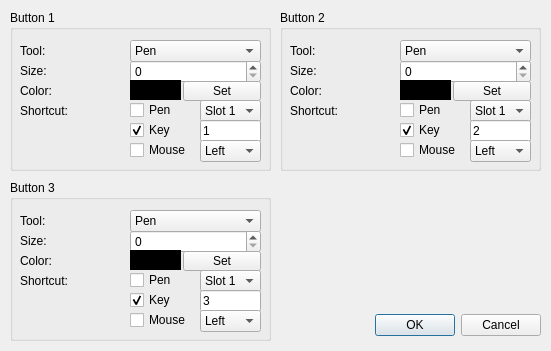
<?xml version="1.0" encoding="UTF-8"?>
<ui version="4.0">
 <class>SettingsDialog</class>
 <widget class="QDialog" name="SettingsDialog">
  <property name="windowModality">
   <enum>Qt::ApplicationModal</enum>
  </property>
  <property name="geometry">
   <rect>
    <x>0</x>
    <y>0</y>
    <width>551</width>
    <height>351</height>
   </rect>
  </property>
  <property name="sizePolicy">
   <sizepolicy hsizetype="Fixed" vsizetype="Fixed">
    <horstretch>0</horstretch>
    <verstretch>0</verstretch>
   </sizepolicy>
  </property>
  <property name="windowTitle">
   <string>Dialog</string>
  </property>
  <widget class="QDialogButtonBox" name="buttonBox">
   <property name="geometry">
    <rect>
     <x>330</x>
     <y>310</y>
     <width>211</width>
     <height>31</height>
    </rect>
   </property>
   <property name="orientation">
    <enum>Qt::Horizontal</enum>
   </property>
   <property name="standardButtons">
    <set>QDialogButtonBox::Cancel|QDialogButtonBox::Ok</set>
   </property>
  </widget>
  <widget class="QGroupBox" name="groupBox">
   <property name="geometry">
    <rect>
     <x>10</x>
     <y>10</y>
     <width>261</width>
     <height>161</height>
    </rect>
   </property>
   <property name="title">
    <string>Button 1</string>
   </property>
   <widget class="QLabel" name="label">
    <property name="geometry">
     <rect>
      <x>10</x>
      <y>30</y>
      <width>59</width>
      <height>21</height>
     </rect>
    </property>
    <property name="text">
     <string>Tool:</string>
    </property>
   </widget>
   <widget class="QComboBox" name="toolBox">
    <property name="geometry">
     <rect>
      <x>120</x>
      <y>30</y>
      <width>131</width>
      <height>22</height>
     </rect>
    </property>
    <item>
     <property name="text">
      <string>Pen</string>
     </property>
    </item>
    <item>
     <property name="text">
      <string>Eraser</string>
     </property>
    </item>
    <item>
     <property name="text">
      <string>Bucket</string>
     </property>
    </item>
   </widget>
   <widget class="QLabel" name="label_2">
    <property name="geometry">
     <rect>
      <x>10</x>
      <y>50</y>
      <width>59</width>
      <height>21</height>
     </rect>
    </property>
    <property name="text">
     <string>Size:</string>
    </property>
   </widget>
   <widget class="QSpinBox" name="spinBox">
    <property name="geometry">
     <rect>
      <x>120</x>
      <y>50</y>
      <width>131</width>
      <height>23</height>
     </rect>
    </property>
   </widget>
   <widget class="QLabel" name="label_3">
    <property name="geometry">
     <rect>
      <x>10</x>
      <y>70</y>
      <width>59</width>
      <height>21</height>
     </rect>
    </property>
    <property name="text">
     <string>Color:</string>
    </property>
   </widget>
   <widget class="QLabel" name="colorPreview">
    <property name="geometry">
     <rect>
      <x>120</x>
      <y>70</y>
      <width>51</width>
      <height>20</height>
     </rect>
    </property>
    <property name="styleSheet">
     <string notr="true">background-color: rgb(0, 0, 0);</string>
    </property>
    <property name="text">
     <string/>
    </property>
   </widget>
   <widget class="QPushButton" name="setColor">
    <property name="geometry">
     <rect>
      <x>173</x>
      <y>71</y>
      <width>78</width>
      <height>20</height>
     </rect>
    </property>
    <property name="text">
     <string>Set</string>
    </property>
   </widget>
   <widget class="QLabel" name="label_4">
    <property name="geometry">
     <rect>
      <x>10</x>
      <y>90</y>
      <width>59</width>
      <height>21</height>
     </rect>
    </property>
    <property name="text">
     <string>Shortcut:</string>
    </property>
   </widget>
   <widget class="QComboBox" name="penCombo">
    <property name="geometry">
     <rect>
      <x>190</x>
      <y>90</y>
      <width>61</width>
      <height>22</height>
     </rect>
    </property>
    <item>
     <property name="text">
      <string>Slot 1</string>
     </property>
    </item>
    <item>
     <property name="text">
      <string>Slot 2</string>
     </property>
    </item>
    <item>
     <property name="text">
      <string>Slot 3</string>
     </property>
    </item>
   </widget>
   <widget class="QLineEdit" name="keyLine">
    <property name="geometry">
     <rect>
      <x>190</x>
      <y>110</y>
      <width>61</width>
      <height>22</height>
     </rect>
    </property>
    <property name="text">
     <string>1</string>
    </property>
   </widget>
   <widget class="QCheckBox" name="penBox">
    <property name="geometry">
     <rect>
      <x>120</x>
      <y>90</y>
      <width>85</width>
      <height>20</height>
     </rect>
    </property>
    <property name="text">
     <string>Pen</string>
    </property>
   </widget>
   <widget class="QCheckBox" name="keyBox">
    <property name="geometry">
     <rect>
      <x>120</x>
      <y>110</y>
      <width>85</width>
      <height>20</height>
     </rect>
    </property>
    <property name="text">
     <string>Key</string>
    </property>
    <property name="checked">
     <bool>true</bool>
    </property>
   </widget>
   <widget class="QCheckBox" name="mouseBox">
    <property name="geometry">
     <rect>
      <x>120</x>
      <y>130</y>
      <width>85</width>
      <height>20</height>
     </rect>
    </property>
    <property name="text">
     <string>Mouse</string>
    </property>
    <property name="checked">
     <bool>false</bool>
    </property>
   </widget>
   <widget class="QComboBox" name="mouseCombo">
    <property name="geometry">
     <rect>
      <x>190</x>
      <y>130</y>
      <width>61</width>
      <height>22</height>
     </rect>
    </property>
    <item>
     <property name="text">
      <string>Left</string>
     </property>
    </item>
    <item>
     <property name="text">
      <string>Middle</string>
     </property>
    </item>
    <item>
     <property name="text">
      <string>Right</string>
     </property>
    </item>
   </widget>
  </widget>
  <widget class="QGroupBox" name="groupBox_2">
   <property name="geometry">
    <rect>
     <x>280</x>
     <y>10</y>
     <width>261</width>
     <height>161</height>
    </rect>
   </property>
   <property name="title">
    <string>Button 2</string>
   </property>
   <widget class="QLabel" name="label_5">
    <property name="geometry">
     <rect>
      <x>10</x>
      <y>30</y>
      <width>59</width>
      <height>21</height>
     </rect>
    </property>
    <property name="text">
     <string>Tool:</string>
    </property>
   </widget>
   <widget class="QComboBox" name="toolBox_2">
    <property name="geometry">
     <rect>
      <x>120</x>
      <y>30</y>
      <width>131</width>
      <height>22</height>
     </rect>
    </property>
    <item>
     <property name="text">
      <string>Pen</string>
     </property>
    </item>
    <item>
     <property name="text">
      <string>Eraser</string>
     </property>
    </item>
    <item>
     <property name="text">
      <string>Bucket</string>
     </property>
    </item>
   </widget>
   <widget class="QLabel" name="label_6">
    <property name="geometry">
     <rect>
      <x>10</x>
      <y>50</y>
      <width>59</width>
      <height>21</height>
     </rect>
    </property>
    <property name="text">
     <string>Size:</string>
    </property>
   </widget>
   <widget class="QSpinBox" name="spinBox_2">
    <property name="geometry">
     <rect>
      <x>120</x>
      <y>50</y>
      <width>131</width>
      <height>23</height>
     </rect>
    </property>
   </widget>
   <widget class="QLabel" name="label_7">
    <property name="geometry">
     <rect>
      <x>10</x>
      <y>70</y>
      <width>59</width>
      <height>21</height>
     </rect>
    </property>
    <property name="text">
     <string>Color:</string>
    </property>
   </widget>
   <widget class="QLabel" name="colorPreview_2">
    <property name="geometry">
     <rect>
      <x>120</x>
      <y>70</y>
      <width>51</width>
      <height>20</height>
     </rect>
    </property>
    <property name="styleSheet">
     <string notr="true">background-color: rgb(0, 0, 0);</string>
    </property>
    <property name="text">
     <string/>
    </property>
   </widget>
   <widget class="QPushButton" name="setColor_2">
    <property name="geometry">
     <rect>
      <x>173</x>
      <y>71</y>
      <width>78</width>
      <height>20</height>
     </rect>
    </property>
    <property name="text">
     <string>Set</string>
    </property>
   </widget>
   <widget class="QLabel" name="label_8">
    <property name="geometry">
     <rect>
      <x>10</x>
      <y>90</y>
      <width>59</width>
      <height>21</height>
     </rect>
    </property>
    <property name="text">
     <string>Shortcut:</string>
    </property>
   </widget>
   <widget class="QComboBox" name="penCombo_2">
    <property name="geometry">
     <rect>
      <x>190</x>
      <y>90</y>
      <width>61</width>
      <height>22</height>
     </rect>
    </property>
    <item>
     <property name="text">
      <string>Slot 1</string>
     </property>
    </item>
    <item>
     <property name="text">
      <string>Slot 2</string>
     </property>
    </item>
    <item>
     <property name="text">
      <string>Slot 3</string>
     </property>
    </item>
   </widget>
   <widget class="QLineEdit" name="keyLine_2">
    <property name="geometry">
     <rect>
      <x>190</x>
      <y>110</y>
      <width>61</width>
      <height>22</height>
     </rect>
    </property>
    <property name="text">
     <string>2</string>
    </property>
   </widget>
   <widget class="QCheckBox" name="penBox_2">
    <property name="geometry">
     <rect>
      <x>120</x>
      <y>90</y>
      <width>85</width>
      <height>20</height>
     </rect>
    </property>
    <property name="text">
     <string>Pen</string>
    </property>
   </widget>
   <widget class="QCheckBox" name="keyBox_2">
    <property name="geometry">
     <rect>
      <x>120</x>
      <y>110</y>
      <width>85</width>
      <height>20</height>
     </rect>
    </property>
    <property name="text">
     <string>Key</string>
    </property>
    <property name="checked">
     <bool>true</bool>
    </property>
   </widget>
   <widget class="QCheckBox" name="mouseBox_2">
    <property name="geometry">
     <rect>
      <x>120</x>
      <y>130</y>
      <width>85</width>
      <height>20</height>
     </rect>
    </property>
    <property name="text">
     <string>Mouse</string>
    </property>
    <property name="checked">
     <bool>false</bool>
    </property>
   </widget>
   <widget class="QComboBox" name="mouseCombo_2">
    <property name="geometry">
     <rect>
      <x>190</x>
      <y>130</y>
      <width>61</width>
      <height>22</height>
     </rect>
    </property>
    <item>
     <property name="text">
      <string>Left</string>
     </property>
    </item>
    <item>
     <property name="text">
      <string>Middle</string>
     </property>
    </item>
    <item>
     <property name="text">
      <string>Right</string>
     </property>
    </item>
   </widget>
  </widget>
  <widget class="QGroupBox" name="groupBox_3">
   <property name="geometry">
    <rect>
     <x>10</x>
     <y>180</y>
     <width>261</width>
     <height>161</height>
    </rect>
   </property>
   <property name="title">
    <string>Button 3</string>
   </property>
   <widget class="QLabel" name="label_9">
    <property name="geometry">
     <rect>
      <x>10</x>
      <y>30</y>
      <width>59</width>
      <height>21</height>
     </rect>
    </property>
    <property name="text">
     <string>Tool:</string>
    </property>
   </widget>
   <widget class="QComboBox" name="toolBox_3">
    <property name="geometry">
     <rect>
      <x>120</x>
      <y>30</y>
      <width>131</width>
      <height>22</height>
     </rect>
    </property>
    <item>
     <property name="text">
      <string>Pen</string>
     </property>
    </item>
    <item>
     <property name="text">
      <string>Eraser</string>
     </property>
    </item>
    <item>
     <property name="text">
      <string>Bucket</string>
     </property>
    </item>
   </widget>
   <widget class="QLabel" name="label_10">
    <property name="geometry">
     <rect>
      <x>10</x>
      <y>50</y>
      <width>59</width>
      <height>21</height>
     </rect>
    </property>
    <property name="text">
     <string>Size:</string>
    </property>
   </widget>
   <widget class="QSpinBox" name="spinBox_3">
    <property name="geometry">
     <rect>
      <x>120</x>
      <y>50</y>
      <width>131</width>
      <height>23</height>
     </rect>
    </property>
   </widget>
   <widget class="QLabel" name="label_11">
    <property name="geometry">
     <rect>
      <x>10</x>
      <y>70</y>
      <width>59</width>
      <height>21</height>
     </rect>
    </property>
    <property name="text">
     <string>Color:</string>
    </property>
   </widget>
   <widget class="QLabel" name="colorPreview_3">
    <property name="geometry">
     <rect>
      <x>120</x>
      <y>70</y>
      <width>51</width>
      <height>20</height>
     </rect>
    </property>
    <property name="styleSheet">
     <string notr="true">background-color: rgb(0, 0, 0);</string>
    </property>
    <property name="text">
     <string/>
    </property>
   </widget>
   <widget class="QPushButton" name="setColor_3">
    <property name="geometry">
     <rect>
      <x>173</x>
      <y>71</y>
      <width>78</width>
      <height>20</height>
     </rect>
    </property>
    <property name="text">
     <string>Set</string>
    </property>
   </widget>
   <widget class="QLabel" name="label_12">
    <property name="geometry">
     <rect>
      <x>10</x>
      <y>90</y>
      <width>59</width>
      <height>21</height>
     </rect>
    </property>
    <property name="text">
     <string>Shortcut:</string>
    </property>
   </widget>
   <widget class="QComboBox" name="penCombo_3">
    <property name="geometry">
     <rect>
      <x>190</x>
      <y>90</y>
      <width>61</width>
      <height>22</height>
     </rect>
    </property>
    <item>
     <property name="text">
      <string>Slot 1</string>
     </property>
    </item>
    <item>
     <property name="text">
      <string>Slot 2</string>
     </property>
    </item>
    <item>
     <property name="text">
      <string>Slot 3</string>
     </property>
    </item>
   </widget>
   <widget class="QLineEdit" name="keyLine_3">
    <property name="geometry">
     <rect>
      <x>190</x>
      <y>110</y>
      <width>61</width>
      <height>22</height>
     </rect>
    </property>
    <property name="text">
     <string>3</string>
    </property>
   </widget>
   <widget class="QCheckBox" name="penBox_3">
    <property name="geometry">
     <rect>
      <x>120</x>
      <y>90</y>
      <width>85</width>
      <height>20</height>
     </rect>
    </property>
    <property name="text">
     <string>Pen</string>
    </property>
   </widget>
   <widget class="QCheckBox" name="keyBox_3">
    <property name="geometry">
     <rect>
      <x>120</x>
      <y>110</y>
      <width>85</width>
      <height>20</height>
     </rect>
    </property>
    <property name="text">
     <string>Key</string>
    </property>
    <property name="checked">
     <bool>true</bool>
    </property>
   </widget>
   <widget class="QCheckBox" name="mouseBox_3">
    <property name="geometry">
     <rect>
      <x>120</x>
      <y>130</y>
      <width>85</width>
      <height>20</height>
     </rect>
    </property>
    <property name="text">
     <string>Mouse</string>
    </property>
    <property name="checked">
     <bool>false</bool>
    </property>
   </widget>
   <widget class="QComboBox" name="mouseCombo_3">
    <property name="geometry">
     <rect>
      <x>190</x>
      <y>130</y>
      <width>61</width>
      <height>22</height>
     </rect>
    </property>
    <item>
     <property name="text">
      <string>Left</string>
     </property>
    </item>
    <item>
     <property name="text">
      <string>Middle</string>
     </property>
    </item>
    <item>
     <property name="text">
      <string>Right</string>
     </property>
    </item>
   </widget>
  </widget>
 </widget>
 <resources/>
 <connections>
  <connection>
   <sender>buttonBox</sender>
   <signal>accepted()</signal>
   <receiver>SettingsDialog</receiver>
   <slot>accept()</slot>
   <hints>
    <hint type="sourcelabel">
     <x>248</x>
     <y>254</y>
    </hint>
    <hint type="destinationlabel">
     <x>157</x>
     <y>274</y>
    </hint>
   </hints>
  </connection>
  <connection>
   <sender>buttonBox</sender>
   <signal>rejected()</signal>
   <receiver>SettingsDialog</receiver>
   <slot>reject()</slot>
   <hints>
    <hint type="sourcelabel">
     <x>316</x>
     <y>260</y>
    </hint>
    <hint type="destinationlabel">
     <x>286</x>
     <y>274</y>
    </hint>
   </hints>
  </connection>
 </connections>
</ui>
